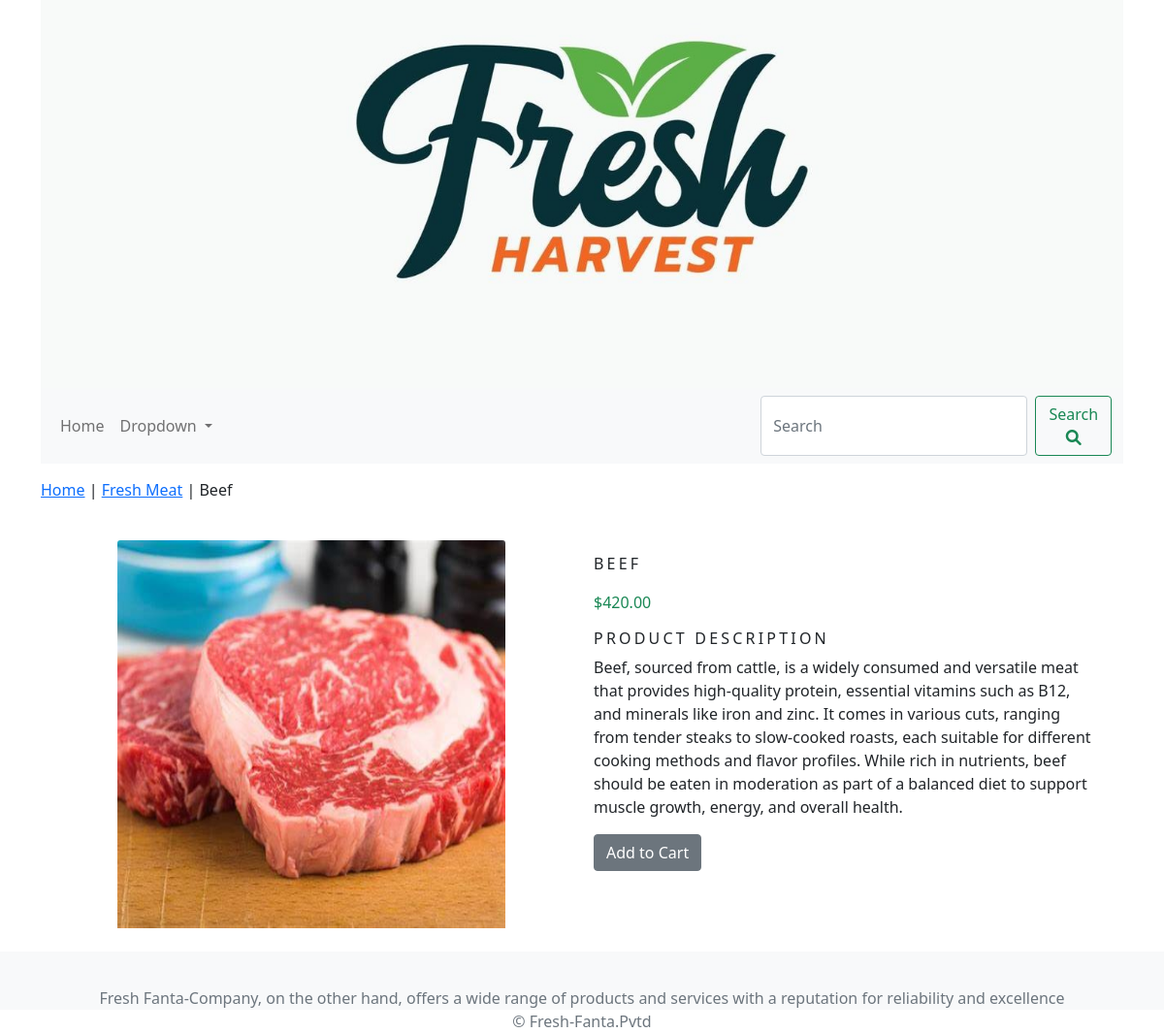
Screenshot of /meat/beef/ with the database file from the repository.
### myapp/models.py (models this page shows, shortened)
class Product(models.Model):
    names = models.CharField(max_length=250, unique=True)
    slug = models.SlugField(max_length=250, unique=True)
    price = models.DecimalField(max_digits=10, decimal_places=2)
    images = models.ImageField(upload_to='products', blank=True)
    decs = models.TextField(blank=True)
    category = models.ForeignKey(Category, on_delete=models.CASCADE)
    stock = models.IntegerField()
    available = models.BooleanField(default=False)
    timeStamp = models.DateTimeField(auto_now_add=True)
    updated = models.DateTimeField(auto_now=True)
    class Meta:
        ordering = ('names',)
        verbose_name = 'product'
        verbose_name_plural = 'products'

class Category(models.Model):
    name = models.CharField(max_length=250, unique=True)
    slug = models.SlugField(max_length=250, unique=True)
    decs = models.TextField(blank=True)
    image = models.ImageField(upload_to='category', blank=True)
    class Meta:
        ordering = ('name',)
        verbose_name = 'category'
        verbose_name_plural = 'categories'
    def get_url(self):
        return reverse('myapp:product_by_category', args=[self.slug])
    def __str__(self):
        return '{}'.format(self.name)

### myapp/views.py (the view)
# urls.py: path('<slug:c_slug>/<slug:producr_slug>/', views.allProductDetails, name='productCatDetails')
def allProductDetails(request, c_slug, producr_slug):
    try:
        product = Product.objects.get(category__slug=c_slug, slug=producr_slug)
    except Exception as e:
        raise e
    return render(request, 'product.html', {'product': product})

### cart_app/context_processors.py (called while the page is built)
def counter(request):
    item_count = 0
    if 'admin' in request.path:
        return {}
    else:
        try:
            cart = Cart.objects.filter(cart_ID=cardID(request))
            cart_items = CartItem.objects.all().filter(cart=cart[:1])
            for cart_item in cart_items:
                item_count += cart_item.quantity
        except Cart.DoesNotExist:
            item_count = 0
        return dict(item_count=item_count)

### cart_app/views.py (called while the page is built)
def cardID(request):
    cart = request.session.session_key
    if not cart:
        cart = request.session.create()
    return cart

### myapp/context_processors.py (called while the page is built)
def menu_links(request):
    links = Category.objects.all()
    return dict(links=links)

### templates/product.html (shortened to what this page needs)
{% extends 'base.html' %}
{% load static %}
{% block content %}
{% if product %}
<div class="row my_pro_row">
    <div class="mx_auto">
        <p><a href="{% url 'myapp:allProdCat' %}">Home</a> | <a href="{{ product.category.get_url }}">{{ product.category }}</a> | {{ product.names }}</p>
    </div>
</div>
{% endif %}
<div class="container">
  <br>
  <div class="row">
    <div class="col-lg-6 col-md-6 col-sm-12 text-center mb-4">
        <div class="product-image" style="max-width: 400px; margin: 0 auto;">
                    {% if  product.images %}
                    <img class="card-img-top my_image"
                         src="{{ product.images.url }}"
                         alt="{{ product.names }}">
                    {% else %}
                    <img class="card-img-top my_image"
                         src="{% static 'img/fail.jpg' %}"
                         alt="{{ product.names }}">
                    {% endif %}
        </div>
    </div>
    <div class="col-lg-6 col-md-6 col-sm-12">
        <h1 class="my_pro_title">{{ product.names }}</h1>
        <p class="product-price text-success">
            ${{ product.price }}
        </p>
        <h5 class="my_title">Product Description</h5>
        <p class="text-justify my_pro_text">
            {{ product.decs }}
        </p>
        {% if product.stock <= 0 %}
        <p class="text-danger"><b>Out of Stock</b></p>
        {% else %}
        <a class="btn btn-secondary" href="{% url 'cart_app:addToCart' product.id %}">Add to Cart</a>
        {% endif %}
    </div>
  </div>
</div>
{% endblock %}

### static/css/custom.css (style rules this page uses)
body { font-family: "Poppins", sans-serif; font-weight: 800; }
.my_image { width : 100%; height :400px; }
.my_title { font-size : 16px; text-transform : uppercase; letter-spacing : .2em; }
.my_pro_row { padding-top : 15px; padding-botom : 20px; }
.my_pro_title { font-size:16px; text-transform: uppercase; letter-spacing:.2em; padding-top : 15px; padding-bottom : 10px; }
.my_pro_text { padding-right : 20px; }

### rows the page displays
Product: category "Fresh Meat", names "Beef", images (picture), names "BEEF", price "420.00", decs "Beef, sourced from cattle, is a widely consumed and versatile meat that provides high-quality protein, essential vitamins such as B12, and minerals like iron and zinc. It comes in various cuts, ranging from tender steaks to slow-cooked roasts, each suitable for different cooking methods and flavor profiles. While rich in nutrients, beef should be eaten in moderation as part of a balanced diet to support muscle growth, energy, and overall health."
